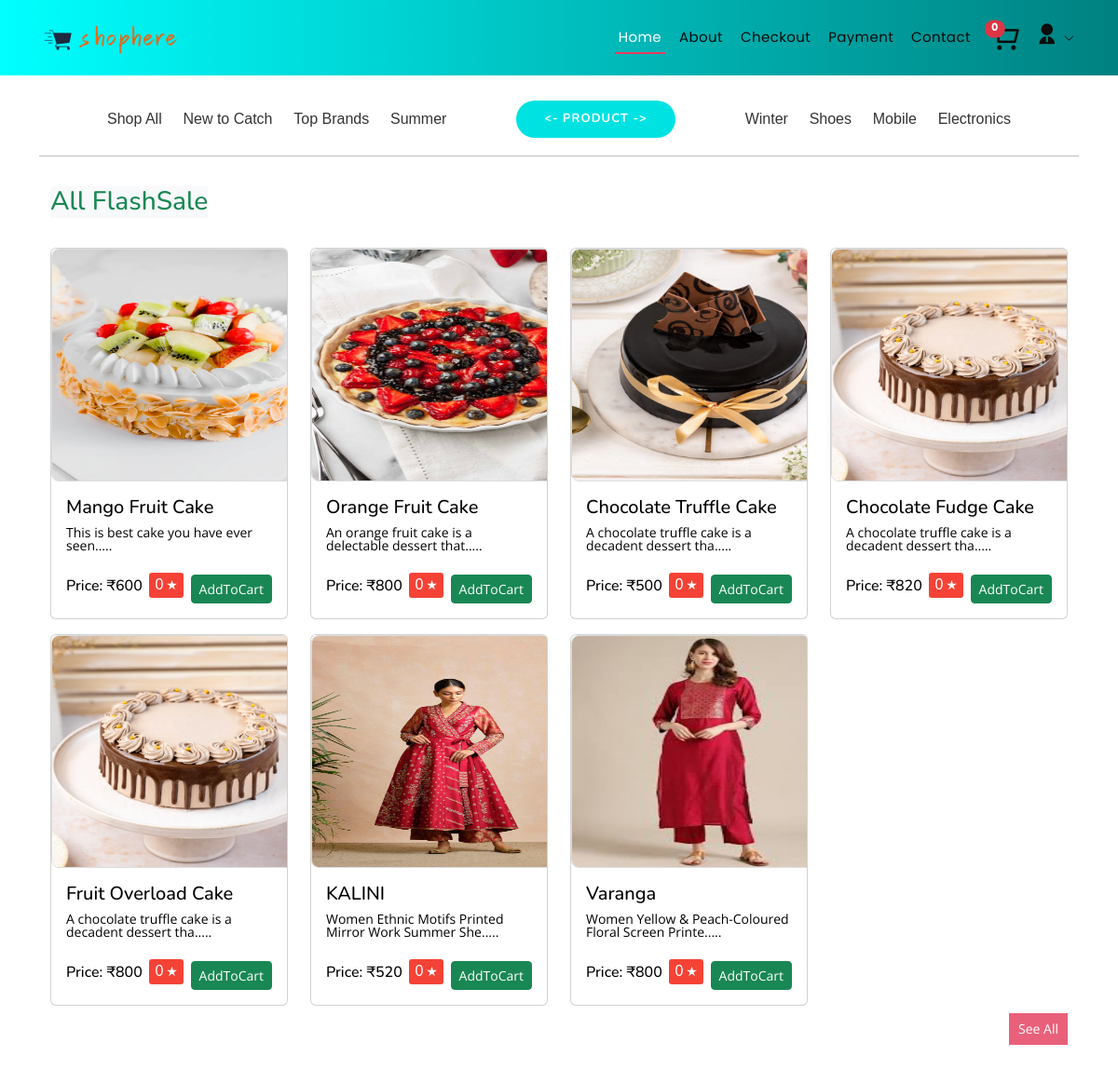
The page / on the database its author committed.
### landing_app/models.py (models this page shows, shortened)
class Product(models.Model):
    product_id=models.AutoField
    Product_name=models.CharField(max_length=50)
    category=models.CharField(max_length=50, default="")
    subcategory=models.CharField(max_length=50,default="")
    price=models.IntegerField(default=0)
    desc=models.CharField( max_length=50)
    date_field = models.DateField()
    image=models.ImageField( upload_to=None, default="")
    rating_field = models.IntegerField(default=0)

### landing_app/views.py (the view)
# urls.py: 2. Add a URL to urlpatterns:  path('', views.home, name='home')
def home(request):
    request.user
    allProds=[]
    catprods=cache.get('Home_catprods')
    if catprods is None:
        catprods=Product.objects.values()
        cache.set('Home_catprods',catprods,timeout=60)
    n=len(catprods)
    nSlides=n // 4 + ceil((n/4) - (n//4))
    AddedItems=getProductId(request)
    allProds.append([catprods, nSlides,AddedItems,""])
    params={'allProds': allProds}
    return render(request, "products/all_products.html", params)

### landing_app/views.py (called while the page is built)
def getProductId(request):
    Product_id=request.POST.get('productId')
    cart=request.session.get('cart')
    if cart:
        quantity=cart.get(Product_id)
        if quantity:
            cart[Product_id]=quantity+1
        else:
            cart[Product_id]=1
    else:
        cart={}
        cart[Product_id]=1
    request.session['cart']=cart
    cleaned_data = {int(k): v for k, v in cart.items() if k is not None and k.isdigit()}
    total_sum = sum(cleaned_data.values())
    added_items_info={
        'cart':cart,
        'totalCartItenSum': total_sum
    }
    return added_items_info

### templates/products/all_products.html (shortened to what this page needs)
{% extends "index.html" %}
{% block product %}
{% for product,nSlides,AddedItems,space in allProds %}
<div class="container flex_space-around">
  <h3 class="my-3 text-md-right text-success bg-light">All FlashSale</h3>
</div>
<div class="container">
  <div class="row">
    {% for i in product|slice:":7" %}
    <div class="col-md-3 mt-3">
      <div class="card h-100 overflow-hidden">
        <div class="img-container">
          <img id='img-pops' src="/media/{{ i.image }}" alt="..." class="card-img-top cursor-hover img-fluid" />
        </div>
        <div class="card-body d-flex flex-column">
          <h5 class="card-title" id="namepr{{ i.id }}" style="color: black;">
            {{ i.Product_name }}
          </h5>
          <p class="card-text" style="color: black;">
            {{ i.desc|slice:"0:50" }}.....
          </p>
          <div class="flex_space-around">
            <h6 class="card-title mt-auto" style="color: black;">
              Price: <span id="pricepr{{ i.id }}">₹{{ i.price }}</span>
            </h6>
            <div id="rating-display" class="rating" data-rating="{{i.rating_field}}">
              {{i.rating_field}}
              <span class="star">★</span>
          </div>
            <div id="divpr{{ i.id }}" class="divpr mt-2">
              <form action="{% url 'allProducts' %}" method="POST">
                <input type="submit" id="pr{{i.id}}"  value="AddToCart" class="btn btn-success cart btn-sm mt-0">
              </form>
            </div>
          </div>
        </div>
      </div>
    </div>
    {% endfor %}
  </div>
</div>
<div class="container flex_space-around">
  <form action="{% url 'allProducts_iteams' %}" method="POST">
    <button type="submit" class="my-3 text-md-left btn-sm cart mt-2" style="padding: 10px; background: #E9607A; color: white; border: none;">See All</button>
  </form>
</div>
<br>
<br>
{% endfor %}
{% endblock product %}

### static/assets/css/style.css (style rules this page uses)
body { font-family: "Open Sans", sans-serif; color: #000000; }
h1, h2, h3, h4, h5, h6 { font-family: "Nunito", sans-serif; }

### templates/products/all_products.html (style rules this page uses)
.rating { display: inline-flex; align-items: center; background-color: #4CAF50; color: white; padding: 5px 6px; border-radius: 3px; font-family: Arial, sans-serif; font-size: 16px; margin: 6px 0px; }
.rating.low { background-color: #f44336; color: white; }
.star { margin-left: 3px; font-size: 14px; }

### templates/base.html (style rules this page uses)
#img-pops { width: 100%; height: 100%; object-fit:fill; transition: transform 0.3s ease, filter 0.3s ease; cursor: pointer; }
.overflow-hidden { overflow: hidden; }
.cursor-hover { cursor:pointer }
.img-container { position: relative; width: 300px; height: 250px; overflow: hidden; border: 1px solid #ddd; border-radius: 8px; }
.flex_space-around { display: flex; justify-content: space-between; }

### rows shown on the page
Product: image (picture), Product_name "Mango Fruit Cake", desc "This is best cake you have ever seen", price "600", rating_field "0"
Product: image (picture), Product_name "Orange Fruit Cake", desc "An orange fruit cake is a delectable dessert that", price "800", rating_field "0"
Product: image (picture), Product_name "Chocolate Truffle Cake", desc "A chocolate truffle cake is a decadent dessert tha", price "500", rating_field "0"
Product: image (picture), Product_name "Chocolate Fudge Cake", desc "A chocolate truffle cake is a decadent dessert tha", price "820", rating_field "0"
Product: image (picture), Product_name "Fruit Overload Cake", desc "A chocolate truffle cake is a decadent dessert tha", price "800", rating_field "0"
Product: image (picture), Product_name "KALINI", desc "Women Ethnic Motifs Printed Mirror Work Summer She", price "520", rating_field "0"
Product: image (picture), Product_name "Varanga", desc "Women Yellow & Peach-Coloured Floral Screen Printe", price "800", rating_field "0"

### other values the page prints
{{ AddedItems.totalCartItenSum }} "0"
